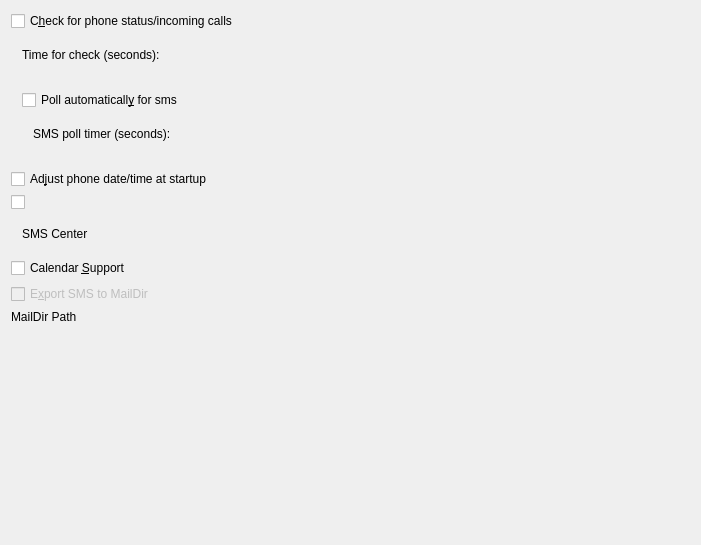
<ui version="4.0" >
 <class>genericDeviceOptions</class>
 <widget class="QWidget" name="genericDeviceOptions" >
  <property name="geometry" >
   <rect>
    <x>0</x>
    <y>0</y>
    <width>701</width>
    <height>545</height>
   </rect>
  </property>
  <layout class="QGridLayout" >
   <property name="leftMargin" >
    <number>11</number>
   </property>
   <property name="topMargin" >
    <number>11</number>
   </property>
   <property name="rightMargin" >
    <number>11</number>
   </property>
   <property name="bottomMargin" >
    <number>11</number>
   </property>
   <property name="horizontalSpacing" >
    <number>6</number>
   </property>
   <property name="verticalSpacing" >
    <number>6</number>
   </property>
   <item row="0" column="0" colspan="2" >
    <widget class="QCheckBox" name="kcfg_status_poll" >
     <property name="text" >
      <string>C&amp;heck for phone status/incoming calls</string>
     </property>
    </widget>
   </item>
   <item row="1" column="0" colspan="2" >
    <layout class="QHBoxLayout" >
     <property name="spacing" >
      <number>6</number>
     </property>
     <property name="leftMargin" >
      <number>11</number>
     </property>
     <property name="topMargin" >
      <number>11</number>
     </property>
     <property name="rightMargin" >
      <number>11</number>
     </property>
     <property name="bottomMargin" >
      <number>11</number>
     </property>
     <item>
      <widget class="QLabel" name="poll2Label" >
       <property name="text" >
        <string>Time for check (seconds):</string>
       </property>
       <property name="wordWrap" >
        <bool>false</bool>
       </property>
      </widget>
     </item>
     <item>
      <widget class="KDoubleNumInput" native="1" name="kcfg_status_pollTimeout" />
     </item>
    </layout>
   </item>
   <item row="2" column="0" colspan="2" >
    <layout class="QVBoxLayout" >
     <property name="spacing" >
      <number>6</number>
     </property>
     <property name="leftMargin" >
      <number>11</number>
     </property>
     <property name="topMargin" >
      <number>11</number>
     </property>
     <property name="rightMargin" >
      <number>11</number>
     </property>
     <property name="bottomMargin" >
      <number>11</number>
     </property>
     <item>
      <widget class="QCheckBox" name="kcfg_smsPoll" >
       <property name="text" >
        <string>Poll automaticall&amp;y for sms</string>
       </property>
      </widget>
     </item>
     <item>
      <layout class="QHBoxLayout" >
       <property name="spacing" >
        <number>6</number>
       </property>
       <property name="leftMargin" >
        <number>11</number>
       </property>
       <property name="topMargin" >
        <number>11</number>
       </property>
       <property name="rightMargin" >
        <number>11</number>
       </property>
       <property name="bottomMargin" >
        <number>11</number>
       </property>
       <item>
        <widget class="QLabel" name="textLabel1" >
         <property name="text" >
          <string>SMS poll timer (seconds):</string>
         </property>
         <property name="wordWrap" >
          <bool>false</bool>
         </property>
        </widget>
       </item>
       <item>
        <widget class="KDoubleNumInput" native="1" name="kcfg_sms_pollTimeout" />
       </item>
      </layout>
     </item>
    </layout>
   </item>
   <item row="3" column="0" colspan="2" >
    <widget class="QCheckBox" name="kcfg_sync_clock" >
     <property name="text" >
      <string>Ad&amp;just phone date/time at startup</string>
     </property>
    </widget>
   </item>
   <item row="4" column="0" colspan="2" >
    <widget class="QCheckBox" name="kcfg_verbose" >
     <property name="text" >
      <string/>
     </property>
    </widget>
   </item>
   <item row="5" column="0" colspan="2" >
    <layout class="QHBoxLayout" >
     <property name="spacing" >
      <number>6</number>
     </property>
     <property name="leftMargin" >
      <number>11</number>
     </property>
     <property name="topMargin" >
      <number>11</number>
     </property>
     <property name="rightMargin" >
      <number>11</number>
     </property>
     <property name="bottomMargin" >
      <number>11</number>
     </property>
     <item>
      <widget class="QLabel" name="textLabel1_2" >
       <property name="text" >
        <string>SMS Center</string>
       </property>
       <property name="wordWrap" >
        <bool>false</bool>
       </property>
      </widget>
     </item>
     <item>
      <widget class="KLineEdit" native="1" name="kcfg_smscenter" />
     </item>
     <item>
      <widget class="KPushButton" native="1" name="b_smscenter_choose" />
     </item>
    </layout>
   </item>
   <item row="6" column="0" colspan="2" >
    <widget class="QCheckBox" name="kcfg_calendar" >
     <property name="text" >
      <string>Calendar &amp;Support</string>
     </property>
    </widget>
   </item>
   <item row="7" column="0" colspan="2" >
    <widget class="QCheckBox" name="kcfg_maildir" >
     <property name="enabled" >
      <bool>false</bool>
     </property>
     <property name="text" >
      <string>E&amp;xport SMS to MailDir</string>
     </property>
    </widget>
   </item>
   <item row="10" column="1" >
    <spacer>
     <property name="orientation" >
      <enum>Qt::Vertical</enum>
     </property>
     <property name="sizeType" >
      <enum>QSizePolicy::Expanding</enum>
     </property>
     <property name="sizeHint" >
      <size>
       <width>20</width>
       <height>120</height>
      </size>
     </property>
    </spacer>
   </item>
   <item row="9" column="0" colspan="2" >
    <widget class="KUrlRequester" native="1" name="kcfg_maildir_path" >
     <property name="enabled" >
      <bool>true</bool>
     </property>
    </widget>
   </item>
   <item row="8" column="0" >
    <widget class="QLabel" name="textLabel1_3" >
     <property name="text" >
      <string>MailDir Path</string>
     </property>
     <property name="wordWrap" >
      <bool>false</bool>
     </property>
    </widget>
   </item>
  </layout>
 </widget>
 <layoutdefault spacing="6" margin="11" />
 <pixmapfunction>qPixmapFromMimeSource</pixmapfunction>
 <customwidgets>
  <customwidget>
   <class>KLineEdit</class>
   <extends>QWidget</extends>
   <header>klineedit.h</header>
   <container>1</container>
  </customwidget>
  <customwidget>
   <class>KUrlRequester</class>
   <extends>QWidget</extends>
   <header>kurlrequester.h</header>
   <container>1</container>
  </customwidget>
  <customwidget>
   <class>KPushButton</class>
   <extends>QWidget</extends>
   <header>kpushbutton.h</header>
   <container>1</container>
  </customwidget>
  <customwidget>
   <class>KDoubleNumInput</class>
   <extends>QWidget</extends>
   <header>knuminput.h</header>
   <container>1</container>
  </customwidget>
 </customwidgets>
 <includes>
  <include location="local" >knuminput.h</include>
  <include location="local" >klineedit.h</include>
  <include location="local" >kpushbutton.h</include>
  <include location="local" >kurlrequester.h</include>
  <include location="local" >klineedit.h</include>
 </includes>
 <resources/>
 <connections/>
</ui>
